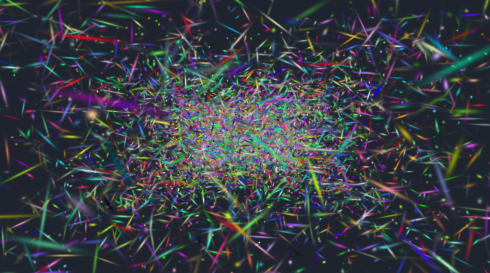
#> input picture tests/golden/goldens/regression_scene_cpu.png, 490 x 273 px
$ python -i compare_view_dependent.py   (imports and definitions only)
#> lines starting #> are read from the running program, lines starting #| are printed output that depends on the picture
#!/usr/bin/env python3
"""
Compare view-dependent effects across multiple viewpoints.

Usage:
    python compare_view_dependent.py \
        --model <path_to_model.gs> \
        --dataset-root <path_to_dataset> \
        --output <output_directory> \
        --num-viewpoints 8

Example:
    python compare_view_dependent.py \
        --model runs/view_dep_test_counter/model_final.gs \
        --dataset-root datasets/counter \
        --output runs/view_dep_test_counter/view_dependent \
        --num-viewpoints 8

This script:
1. Selects a reference point in the scene (scene center or user-specified)
2. Generates camera positions in an arc or circle around the reference point
3. Renders views from each position
4. Creates comparison visualizations to show highlight movement
5. Generates side-by-side grid for manual inspection
"""

import argparse
import subprocess
import sys
from pathlib import Path
import struct
import numpy as np
from typing import List, Dict, Tuple

try:
    from PIL import Image
    import cv2
except ImportError:
    print("Error: Required packages not found.", file=sys.stderr)
    print("Install with: pip install pillow opencv-python", file=sys.stderr)
    sys.exit(1)


# [170 lines left out: functions read_colmap_points3d, compute_scene_center, generate_arc_cameras, render_viewpoint, create_comparison_grid, not called in this run]


def detect_highlights(image: np.ndarray, threshold: float = 0.9) -> np.ndarray:
    """
    Detect bright highlights in image (potential specular reflections).

    Returns a binary mask where highlights are detected.
    """
#> called with threshold = 0.9
    # Convert to grayscale
    if len(image.shape) == 3:
        gray = cv2.cvtColor(image, cv2.COLOR_RGB2GRAY)
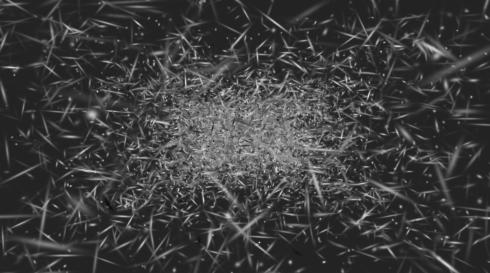
#> gray: shape (273, 490); min 11, max 219, mean 61.3
    else:
        gray = image

    # Normalize to [0, 1]
    gray_norm = gray.astype(float) / 255.0

    # Threshold for bright highlights
    highlights = (gray_norm > threshold).astype(np.uint8) * 255
#> highlights: shape (273, 490); every value is 0

    # Apply morphological operations to clean up
    kernel = np.ones((3, 3), np.uint8)
    highlights = cv2.morphologyEx(highlights, cv2.MORPH_OPEN, kernel)
    highlights = cv2.morphologyEx(highlights, cv2.MORPH_CLOSE, kernel)

    return highlights


# [139 lines left out: functions create_highlight_tracking, main, not called in this run]

    # If we had rendered images, create visualizations
    # create_comparison_grid(rendered_images, output_dir / "comparison_grid.png", angles)
    # create_highlight_tracking(rendered_images, output_dir / "highlight_tracking.png", angles)


# [2 lines not run here, left out]

>>> import cv2
>>> picture = cv2.cvtColor(cv2.imread('../tests/golden/goldens/regression_scene_cpu.png'), cv2.COLOR_BGR2RGB)
>>> result = detect_highlights(picture)
